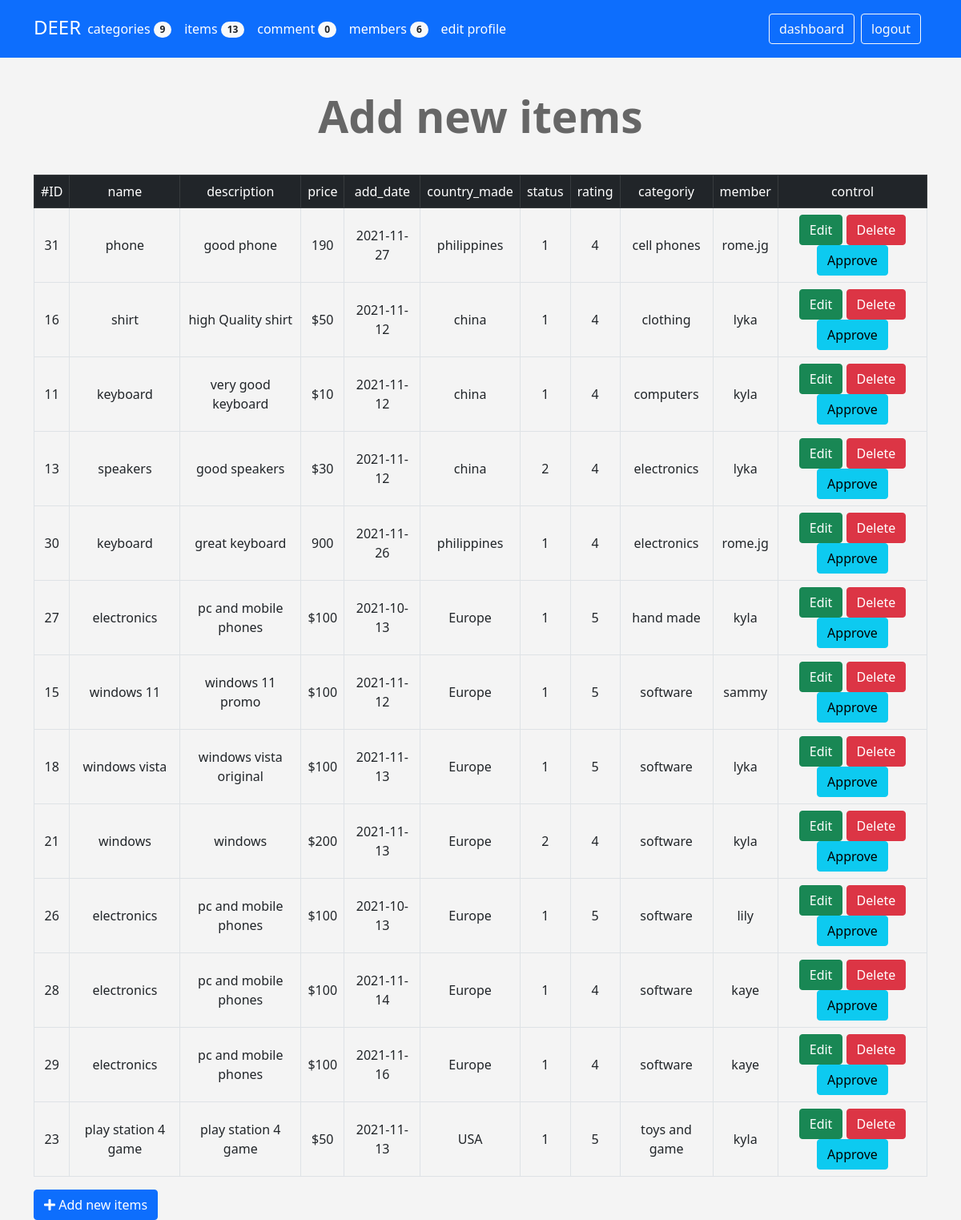
The page /admin/items.php (signed in) on the database its author committed.
### tables this page shows
CREATE TABLE IF NOT EXISTS `items` (
  `id` int(11) NOT NULL AUTO_INCREMENT,
  `name` varchar(255) NOT NULL,
  `description` text NOT NULL,
  `price` varchar(255) NOT NULL,
  `add_date` date NOT NULL,
  `country_made` varchar(255) NOT NULL,
  `status` varchar(255) NOT NULL,
  `rating` smallint(6) NOT NULL,
  `approve` tinyint(4) NOT NULL DEFAULT 0,
  `cat_id` int(11) NOT NULL,
  `member_id` int(11) NOT NULL,
  PRIMARY KEY (`id`),
  KEY `member_1` (`member_id`),
  KEY `cat_1` (`cat_id`)
);

CREATE TABLE IF NOT EXISTS `categories` (
  `id` int(11) NOT NULL AUTO_INCREMENT,
  `name` varchar(255) NOT NULL,
  `description` text NOT NULL,
  `ordering` int(11) NOT NULL,
  `visibilty` tinyint(4) NOT NULL DEFAULT 0,
  `allow_comment` tinyint(4) NOT NULL DEFAULT 0,
  `allow_ads` tinyint(4) NOT NULL DEFAULT 0,
  PRIMARY KEY (`id`),
  UNIQUE KEY `name` (`name`)
);

CREATE TABLE IF NOT EXISTS `users` (
  `userID` int(11) NOT NULL AUTO_INCREMENT,
  `username` varchar(255) NOT NULL,
  `password` varchar(255) NOT NULL,
  `Email` varchar(255) NOT NULL,
  `Fullname` varchar(255) NOT NULL,
  `GroupID` int(11) NOT NULL DEFAULT 0,
  `trustStatus` int(11) NOT NULL DEFAULT 0,
  `regStatus` int(11) NOT NULL DEFAULT 0,
  `Date` date NOT NULL DEFAULT current_timestamp(),
  PRIMARY KEY (`userID`),
  UNIQUE KEY `username` (`username`)
);

### admin/items.php (the view, shortened to what this page needs)
<?php
if(isset($_SESSION['username'])){
   include 'init.php';
   if(isset($_GET['do'])){
    $do= $_GET['do'];
    }else{
        $do='manage';
    }
    if($do =='manage'){
    $stmt = $con->prepare("SELECT items.*,categories.name AS categoriename,users.username FROM items
    INNER JOIN categories ON categories.id = items.cat_id
    INNER JOIN users ON users.userID = items.member_id");
    $stmt->execute();
    $rows= $stmt->fetchAll();
    ?>
    <h1 class="text-center">Add new items</h1>
    <div class="container">
    <div class="table-responsive">
  <table class="main-table text-center table table-bordered">
    <tr class="table-dark">
        <td>#ID</td>
        <td>name</td>
        <td>description</td>
        <td>price</td>
        <td>add_date</td>
        <td>country_made</td>
        <td>status</td>
        <td>rating</td>
        <td>categoriy</td>
        <td>member</td>
        <td>control</td>
    </tr>
    <?php
    foreach($rows as $row){
    echo'<tr>';
            echo'<td>' . $row['id'] .'</td>';
            echo'<td>' . $row['name'] .'</td>';
            echo'<td>' . $row['description'] .'</td>';
            echo'<td>' . $row['price'] .'</td>';
            echo'<td>' . $row['add_date'] .'</td>';
            echo'<td>' . $row['country_made'] .'</td>';
            echo'<td>' . $row['status'] .'</td>';
            echo'<td>' . $row['rating'] .'</td>';
            echo'<td>' . $row['categoriename'] .'</td>';
            echo'<td>' . $row['username'] .'</td>';
            echo"<td>
            <a href='items.php?do=edit&userID=". $row['id'] ."' class='btn btn-success'>Edit</a>
            <a href='items.php?do=Delete&userID=". $row['id'] ."' class='btn btn-danger confirm'>Delete </a>";
            if($row['approve'] == 0){
                echo "<a href='items.php?do=Approve&id=". $row['id'] ."' class='btn btn-info'>Approve </a>";
               }
           echo "</td>";
    echo'</tr>';
}
?>
</table>
</div>
 <a class="btn btn-primary" href="items.php?do=Add"><i class="fas fa-plus"></i> Add new items</a>
<?php
      }
    include  $tpl . 'footer.php';
  }else{
      header('Location:index.php');
      exit();
  }

### admin/layout/css/backend.css (style rules this page uses)
body { background-color: #f4f4f4; font-size: 16px; }
h1 { font-size: 55px; margin: 40px 0; font-weight: bold; color: #666; }
.container { margin-left: auto; }
.main-table td { vertical-align: middle !important; }
a { color: #0d6efd; text-decoration: none; }

### rows shown on the page
items: id "31", name "phone", description "good phone", price "190", add_date "2021-11-27", country_made "philippines", status "1", rating "4", cat.name "cell phones", member.username "rome.jg"
items: id "16", name "shirt", description "high Quality shirt", price "$50", add_date "2021-11-12", country_made "china", status "1", rating "4", cat.name "clothing", member.username "lyka"
items: id "11", name "keyboard", description "very good keyboard", price "$10", add_date "2021-11-12", country_made "china", status "1", rating "4", cat.name "computers", member.username "kyla"
items: id "13", name "speakers", description "good speakers", price "$30", add_date "2021-11-12", country_made "china", status "2", rating "4", cat.name "electronics", member.username "lyka"
items: id "30", name "keyboard", description "great keyboard", price "900", add_date "2021-11-26", country_made "philippines", status "1", rating "4", cat.name "electronics", member.username "rome.jg"
items: id "27", name "electronics", description "pc and mobile phones", price "$100", add_date "2021-10-13", country_made "Europe", status "1", rating "5", cat.name "hand made", member.username "kyla"
items: id "15", name "windows 11", description "windows 11 promo", price "$100", add_date "2021-11-12", country_made "Europe", status "1", rating "5", cat.name "software", member.username "sammy"
items: id "18", name "windows vista", description "windows vista original", price "$100", add_date "2021-11-13", country_made "Europe", status "1", rating "5", cat.name "software", member.username "lyka"
items: id "21", name "windows", description "windows", price "$200", add_date "2021-11-13", country_made "Europe", status "2", rating "4", cat.name "software", member.username "kyla"
items: id "26", name "electronics", description "pc and mobile phones", price "$100", add_date "2021-10-13", country_made "Europe", status "1", rating "5", cat.name "software", member.username "lily"
items: id "28", name "electronics", description "pc and mobile phones", price "$100", add_date "2021-11-14", country_made "Europe", status "1", rating "4", cat.name "software", member.username "kaye"
items: id "29", name "electronics", description "pc and mobile phones", price "$100", add_date "2021-11-16", country_made "Europe", status "1", rating "4", cat.name "software", member.username "kaye"
items: id "23", name "play station 4 game", description "play station 4 game", price "$50", add_date "2021-11-13", country_made "USA", status "1", rating "5", cat.name "toys and game", member.username "kyla"

### other values the page prints
lang('CATEGORIES') "categories"
$stmt2->fetchColumn() "9"
lang('ITEMS') "items"
$stmt2->fetchColumn() "13"
lang('comment') "comment"
$stmt2->fetchColumn() "0"
lang('MEMBERS') "members"
$stmt2->fetchColumn() "6"
lang('EDIT PROFILE') "edit profile"
lang('LOGOUT') "logout"
